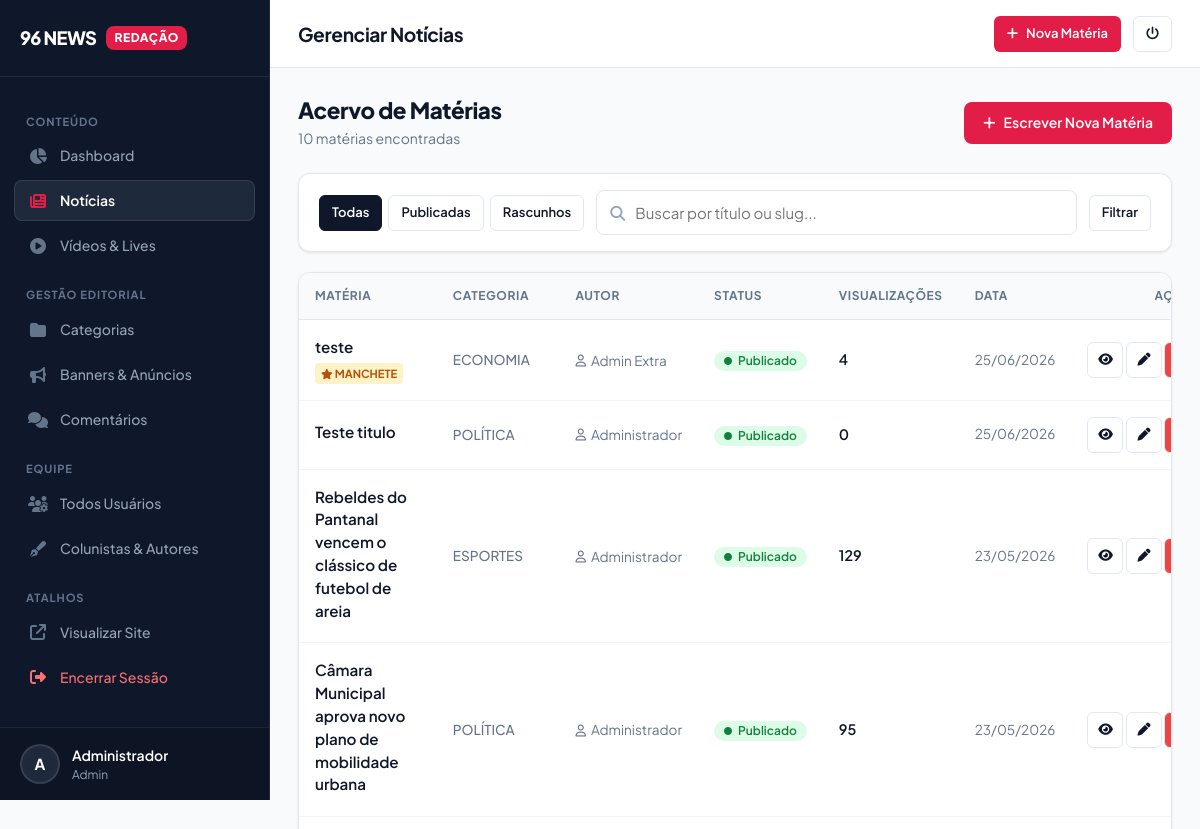
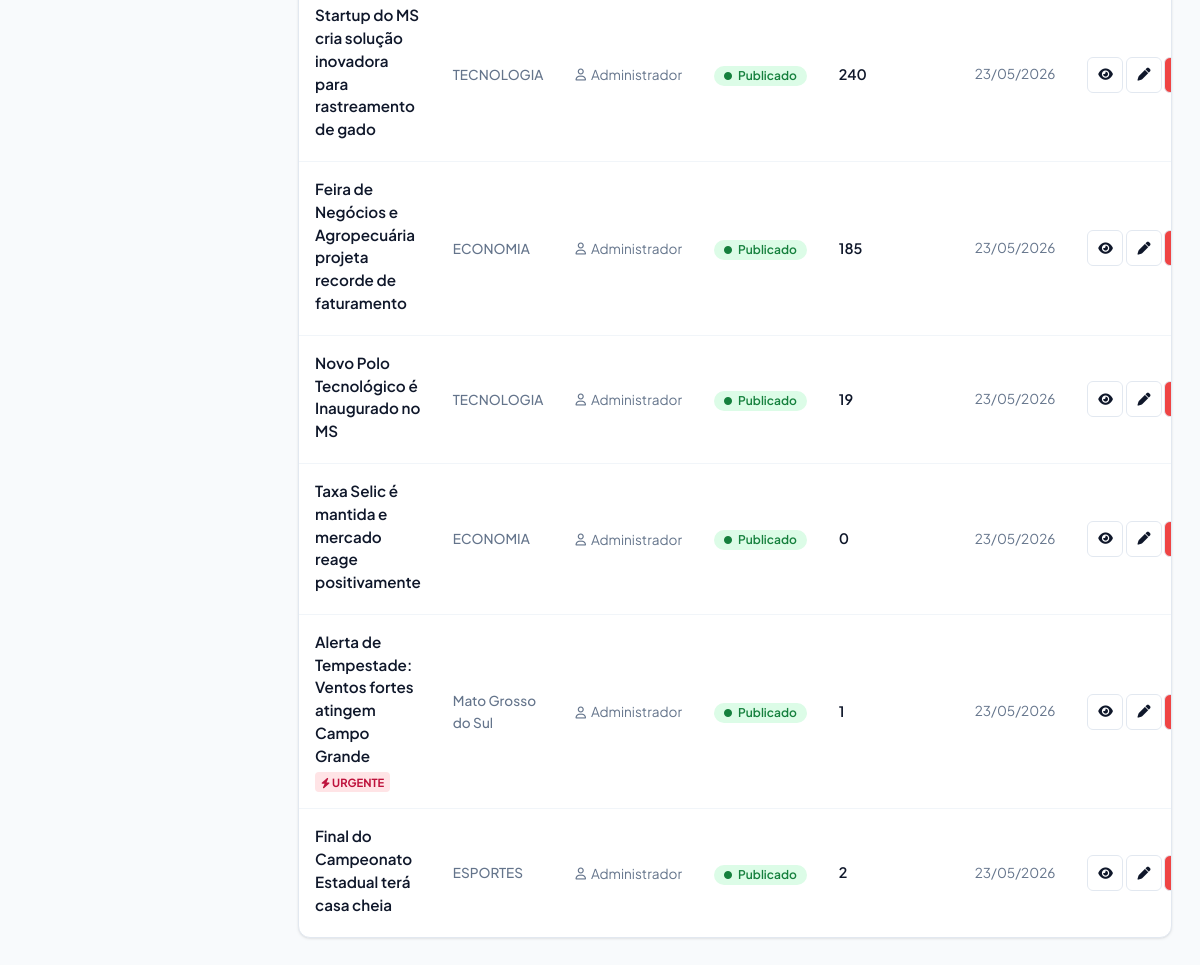
/admin/noticias.php (signed in), run on the app's committed database (2 pictures, top to bottom).
### tables this page shows
CREATE TABLE "noticias" (
            id INTEGER PRIMARY KEY AUTOINCREMENT,
            titulo TEXT NOT NULL,
            subtitulo TEXT DEFAULT NULL,
            slug TEXT NOT NULL UNIQUE,
            conteudo TEXT NOT NULL,
            imagem_destacada TEXT DEFAULT NULL,
            legenda_imagem TEXT DEFAULT NULL,
            autor_id INTEGER DEFAULT NULL,
            autor_nome TEXT DEFAULT NULL,
            categoria_id INTEGER NOT NULL,
            visualizacoes INTEGER DEFAULT 0,
            status TEXT DEFAULT 'rascunho',
            destaque INTEGER DEFAULT 0,
            urgente INTEGER DEFAULT 0,
            data_agendamento DATETIME DEFAULT NULL,
            views INTEGER DEFAULT 0,
            criado_em TIMESTAMP DEFAULT CURRENT_TIMESTAMP,
            atualizado_em TIMESTAMP DEFAULT CURRENT_TIMESTAMP,
            created_at DATETIME DEFAULT CURRENT_TIMESTAMP,
            updated_at DATETIME DEFAULT CURRENT_TIMESTAMP,
            FOREIGN KEY (autor_id) REFERENCES usuarios (id) ON DELETE SET NULL,
            FOREIGN KEY (categoria_id) REFERENCES categorias (id) ON DELETE CASCADE
        );

### includes/auth.php (called while the page is built, shortened)
<?php
function isAdmin() {
    return isset($_SESSION['user_tipo']) && $_SESSION['user_tipo'] === 'admin';
}

### includes/functions.php (called while the page is built, shortened)
<?php
function escape($string) {
    return htmlspecialchars($string, ENT_QUOTES, 'UTF-8');
}
function getCsrfToken() {
    return $_SESSION['csrf_token'];
}

### admin/noticias.php (the view, shortened to what this page needs)
<?php
require_once __DIR__ . '/../includes/functions.php';
require_once __DIR__ . '/../includes/auth.php';
$pdo = Database::getInstance();
$search = trim($_GET['q'] ?? '');
$statusFilter = $_GET['status'] ?? 'all';
$whereClauses = [];
$params = [];
$whereSql = !empty($whereClauses) ? "WHERE " . implode(' AND ', $whereClauses) : "";
$page = isset($_GET['p']) ? max(1, (int)$_GET['p']) : 1;
$limit = 15;
$offset = ($page - 1) * $limit;
$countStmt = $pdo->prepare("SELECT COUNT(*) FROM noticias n $whereSql");
$countStmt->execute($params);
$total = (int)$countStmt->fetchColumn();
$query = "SELECT n.id, n.titulo, n.slug, n.status, n.visualizacoes, n.criado_em, n.destaque, n.urgente,
                 COALESCE(c.nome, 'Sem Categoria') as categoria,
                 COALESCE(u.nome, n.autor_nome, 'Redação') as autor_nome
          FROM noticias n
          LEFT JOIN categorias c ON n.categoria_id = c.id
          LEFT JOIN usuarios u ON n.autor_id = u.id
          $whereSql
          ORDER BY n.criado_em DESC LIMIT $limit OFFSET $offset";
$stmt = $pdo->prepare($query);
$stmt->execute($params);
$noticias = $stmt->fetchAll(PDO::FETCH_ASSOC);
require_once __DIR__ . '/includes/header.php';
?>
<div style="display: flex; justify-content: space-between; align-items: center; margin-bottom: 24px; flex-wrap: wrap; gap: 16px;">
    <div>
        <h2 style="font-size: 1.4rem; font-weight: 800; margin: 0; color: var(--adm-text-main);">
            <?= isAdmin() ? 'Acervo de Matérias' : 'Minhas matérias' ?>
        </h2>
        <p style="margin: 4px 0 0 0; color: var(--adm-text-muted); font-size: 0.875rem;">
            <?= $total ?> <?= $total === 1 ? 'matéria encontrada' : 'matérias encontradas' ?>
        </p>
    </div>
    <a href="noticia_form.php" class="btn btn-accent">
        <i class="fas fa-plus"></i> Escrever Nova Matéria
    </a>
</div>
<div class="card" style="padding: 16px 20px; margin-bottom: 20px;">
    <form method="GET" action="noticias.php" class="filter-bar" style="margin: 0;">
        <div style="display: flex; gap: 6px; flex-wrap: wrap;">
            <a href="noticias.php?status=all<?= $search ? '&q=' . urlencode($search) : '' ?>"
               class="btn btn-sm <?= $statusFilter === 'all' ? 'btn-outline' : 'btn-outline' ?>"
               style="<?= $statusFilter === 'all' ? 'background: var(--adm-primary); color: white; border-color: var(--adm-primary);' : '' ?>">
               Todas
            </a>
            <a href="noticias.php?status=publicado<?= $search ? '&q=' . urlencode($search) : '' ?>"
               class="btn btn-sm btn-outline"
               style="<?= $statusFilter === 'publicado' ? 'background: #15803d; color: white; border-color: #15803d;' : '' ?>">
               Publicadas
            </a>
            <a href="noticias.php?status=rascunho<?= $search ? '&q=' . urlencode($search) : '' ?>"
               class="btn btn-sm btn-outline"
               style="<?= $statusFilter === 'rascunho' ? 'background: #b45309; color: white; border-color: #b45309;' : '' ?>">
               Rascunhos
            </a>
        </div>
        <div class="search-input-wrap">
            <i class="fas fa-search"></i>
            <input type="text" name="q" class="form-control" placeholder="Buscar por título ou slug..." value="<?= escape($search) ?>">
        </div>
        <button type="submit" class="btn btn-sm btn-outline">
            Filtrar
        </button>
    </form>
</div>
<div class="card" style="padding: 0; overflow: hidden;">
    <div class="table-responsive">
        <table>
            <thead>
                <tr>
                    <th style="width: 42%;">Matéria</th>
                    <th>Categoria</th>
                    <th>Autor</th>
                    <th>Status</th>
                    <th>Visualizações</th>
                    <th>Data</th>
                    <th style="text-align: right;">Ações</th>
                </tr>
            </thead>
            <tbody>
                <?php if (empty($noticias)): ?>
                <tr>
                    <td colspan="7" style="text-align: center; padding: 50px 20px; color: var(--adm-text-muted);">
                        <i class="fas fa-search" style="font-size: 2.2rem; display: block; margin-bottom: 12px; color: var(--adm-text-light);"></i>
                        Nenhuma matéria encontrada com os filtros selecionados.
                    </td>
                </tr>
                <?php else: ?>
                    <?php foreach ($noticias as $item): ?>
                    <tr>
                        <td>
                            <div style="font-weight: 600; font-size: 0.95rem; margin-bottom: 4px;">
                                <a href="noticia_form.php?id=<?= $item['id'] ?>" style="color: var(--adm-text-main);">
                                    <?= escape($item['titulo']) ?>
                                </a>
                            </div>
                            <div style="display: flex; gap: 6px; flex-wrap: wrap; align-items: center;">
                                <?php if ($item['destaque']): ?>
                                    <span style="font-size: 0.7rem; font-weight: 700; color: #b45309; background: #fef3c7; padding: 2px 6px; border-radius: 4px;">
                                        <i class="fas fa-star" style="font-size: 0.65rem;"></i> MANCHETE
                                    </span>
                                <?php endif; ?>
                                <?php if ($item['urgente']): ?>
                                    <span style="font-size: 0.7rem; font-weight: 700; color: #be123c; background: #ffe4e6; padding: 2px 6px; border-radius: 4px;">
                                        <i class="fas fa-bolt" style="font-size: 0.65rem;"></i> URGENTE
                                    </span>
                                <?php endif; ?>
                            </div>
                        </td>
                        <td>
                            <span style="font-size: 0.85rem; font-weight: 500; color: var(--adm-text-muted);">
                                <?= escape($item['categoria']) ?>
                            </span>
                        </td>
                        <td>
                            <span style="font-size: 0.85rem; color: var(--adm-text-muted); display: inline-flex; align-items: center; gap: 5px;">
                                <i class="far fa-user" style="font-size: 0.75rem;"></i> <?= escape($item['autor_nome']) ?>
                            </span>
                        </td>
                        <td>
                            <?php if ($item['status'] === 'publicado'): ?>
                                <span class="badge badge-success">
                                    <i class="fas fa-circle" style="font-size: 0.5rem;"></i> Publicado
                                </span>
                            <?php else: ?>
                                <span class="badge badge-warning">
                                    <i class="fas fa-circle" style="font-size: 0.5rem;"></i> Rascunho
                                </span>
                            <?php endif; ?>
                        </td>
                        <td style="font-weight: 600; color: var(--adm-text-main);">
                            <?= number_format($item['visualizacoes'] ?? 0, 0, ',', '.') ?>
                        </td>
                        <td style="font-size: 0.85rem; color: var(--adm-text-muted); white-space: nowrap;">
                            <?= date('d/m/Y', strtotime($item['criado_em'])) ?>
                        </td>
                        <td style="text-align: right; white-space: nowrap;">
                            <a href="<?= BASE_URL ?>/noticia/<?= escape($item['slug']) ?>" target="_blank" class="btn btn-sm btn-outline btn-icon" title="Ver no Portal">
                                <i class="fas fa-eye"></i>
                            </a>
                            <a href="noticia_form.php?id=<?= $item['id'] ?>" class="btn btn-sm btn-outline btn-icon" title="Editar">
                                <i class="fas fa-pen"></i>
                            </a>
                            <?php if (isAdmin()): ?><a href="noticias.php?delete=<?= $item['id'] ?>&token=<?= getCsrfToken() ?>" class="btn btn-sm btn-outline btn-icon btn-danger" onclick="return confirm('Tem certeza que deseja excluir esta matéria? Ela será removida permanentemente do portal.')" title="Excluir">
                            </a><?php endif; ?>
                        </td>
                    </tr>
                    <?php endforeach; ?>
                <?php endif; ?>
            </tbody>
        </table>
    </div>
</div>
<?php require_once __DIR__ . '/includes/footer.php'; ?>

### assets/css/admin.css (style rules this page uses)
:root { --adm-bg: #f8fafc; --adm-surface: #ffffff; --adm-sidebar: #0f172a; --adm-sidebar-surface: #1e293b; --adm-sidebar-text: #94a3b8; --adm-sidebar-active: #ffffff; --adm-primary: #0f172a; --adm-primary-hover: #1e293b; --adm-accent: #e11d48; --adm-accent-hover: #be123c; --adm-accent-subtle: #ffe4e6; --adm-text-main: #0f172a; --adm-text-body: #334155; --adm-text-muted: #64748b; --adm-text-light: #94a3b8; --adm-border: #e2e8f0; --adm-border-subtle: #f1f5f9; --adm-success-bg: #dcfce7; --adm-success-text: #15803d; --adm-warning-bg: #fef3c7; --adm-warning-text: #b45309; --adm-danger-bg: #fee2e2; --adm-danger-text: #b91c1c; --adm-info-bg: #e0f2fe; --adm-info-text: #0369a1; --adm-radius: 12px; --adm-radius-sm: 8px; --adm-radius-full: 9999px; --adm-shadow-sm: 0 1px 2px 0 rgba(0, 0, 0, 0.05); --adm-shadow: 0 1px 3px 0 rgba(0, 0, 0, 0.08), 0 1px 2px -1px rgba(0, 0, 0, 0.08); --adm-shadow-md: 0 4px 6px -1px rgba(0, 0, 0, 0.08), 0 2px 4px -2px rgba(0, 0, 0, 0.06); --adm-shadow-lg: 0 10px 15px -3px rgba(0, 0, 0, 0.08), 0 4px 6px -4px rgba(0, 0, 0, 0.04); }
*, *::before, *::after { box-sizing: border-box; }
body { margin: 0; padding: 0; font-family: 'Plus Jakarta Sans', -apple-system, BlinkMacSystemFont, "Segoe UI", Roboto, sans-serif; background-color: var(--adm-bg); color: var(--adm-text-body); font-size: 0.9375rem; line-height: 1.5; -webkit-font-smoothing: antialiased; -moz-osx-font-smoothing: grayscale; }
h1, h2, h3, h4, h5, h6 { font-family: 'Plus Jakarta Sans', -apple-system, BlinkMacSystemFont, sans-serif; color: var(--adm-text-main); font-weight: 700; line-height: 1.25; margin-top: 0; letter-spacing: -0.02em; text-transform: none; }
a { color: inherit; text-decoration: none; transition: color 0.15s ease; }
.card { background-color: var(--adm-surface); border-radius: var(--adm-radius); border: 1px solid var(--adm-border); box-shadow: var(--adm-shadow); padding: 24px; margin-bottom: 24px; }
.table-responsive { width: 100%; overflow-x: auto; -webkit-overflow-scrolling: touch; border-radius: var(--adm-radius-sm); }
table { width: 100%; border-collapse: separate; border-spacing: 0; text-align: left; }
table th { background-color: #f8fafc; color: var(--adm-text-muted); font-size: 0.75rem; font-weight: 700; text-transform: uppercase; letter-spacing: 0.05em; padding: 14px 16px; border-bottom: 1px solid var(--adm-border); white-space: nowrap; }
table th:first-child { border-top-left-radius: var(--adm-radius-sm); }
table th:last-child { border-top-right-radius: var(--adm-radius-sm); }
table td { padding: 16px; border-bottom: 1px solid var(--adm-border-subtle); font-size: 0.9rem; color: var(--adm-text-body); vertical-align: middle; }
table tr:last-child td { border-bottom: none; }
.badge { display: inline-flex; align-items: center; gap: 6px; padding: 4px 10px; border-radius: var(--adm-radius-full); font-size: 0.75rem; font-weight: 600; line-height: 1; letter-spacing: normal; text-transform: capitalize; }
.badge-success { background-color: var(--adm-success-bg); color: var(--adm-success-text); }
.btn { display: inline-flex; align-items: center; justify-content: center; gap: 8px; padding: 10px 18px; border-radius: var(--adm-radius-sm); font-family: inherit; font-size: 0.875rem; font-weight: 600; cursor: pointer; border: 1px solid transparent; background-color: var(--adm-primary); color: #ffffff; transition: all 0.15s ease; text-decoration: none; line-height: 1.4; white-space: nowrap; min-height: 42px; }
.btn-accent { background-color: var(--adm-accent); color: #ffffff; }
.btn-outline { background-color: transparent; border-color: var(--adm-border); color: var(--adm-text-main); }
.btn-sm { padding: 6px 12px; font-size: 0.8125rem; min-height: 36px; border-radius: 6px; }
.btn-icon { width: 36px; height: 36px; padding: 0; min-height: 36px; border-radius: 6px; }
.btn-danger { background-color: #ef4444; color: white; }
.form-control { width: 100%; padding: 12px 14px; border: 1px solid var(--adm-border); border-radius: var(--adm-radius-sm); background-color: #ffffff; color: var(--adm-text-main); font-family: inherit; font-size: 0.9375rem; transition: border-color 0.15s ease, box-shadow 0.15s ease; }
.filter-bar { display: flex; gap: 12px; align-items: center; flex-wrap: wrap; margin-bottom: 20px; }
.search-input-wrap { position: relative; flex: 1; min-width: 200px; }
.search-input-wrap i { position: absolute; left: 14px; top: 50%; transform: translateY(-50%); color: var(--adm-text-light); }
.search-input-wrap input { padding-left: 38px; }

### data on the page
noticias: titulo "teste", destaque 1 (drawn), categoria "ECONOMIA", autor_nome "Admin Extra", status "publicado" (drawn), visualizacoes "4", criado_em "25/06/2026"
noticias: titulo "Teste titulo", categoria "POLÍTICA", autor_nome "Administrador", status "publicado" (drawn), visualizacoes "0", criado_em "25/06/2026"
noticias: titulo "Rebeldes do Pantanal vencem o clássico de futebol de areia", categoria "ESPORTES", autor_nome "Administrador", status "publicado" (drawn), visualizacoes "129", criado_em "23/05/2026"
noticias: titulo "Câmara Municipal aprova novo plano de mobilidade urbana", categoria "POLÍTICA", autor_nome "Administrador", status "publicado" (drawn), visualizacoes "95", criado_em "23/05/2026"
noticias: titulo "Startup do MS cria solução inovadora para rastreamento de gado", categoria "TECNOLOGIA", autor_nome "Administrador", status "publicado" (drawn), visualizacoes "240", criado_em "23/05/2026"
noticias: titulo "Feira de Negócios e Agropecuária projeta recorde de faturamento", categoria "ECONOMIA", autor_nome "Administrador", status "publicado" (drawn), visualizacoes "185", criado_em "23/05/2026"
noticias: titulo "Novo Polo Tecnológico é Inaugurado no MS", categoria "TECNOLOGIA", autor_nome "Administrador", status "publicado" (drawn), visualizacoes "19", criado_em "23/05/2026"
noticias: titulo "Taxa Selic é mantida e mercado reage positivamente", categoria "ECONOMIA", autor_nome "Administrador", status "publicado" (drawn), visualizacoes "0", criado_em "23/05/2026"
noticias: titulo "Alerta de Tempestade: Ventos fortes atingem Campo Grande", urgente 1 (drawn), categoria "Mato Grosso do Sul", autor_nome "Administrador", status "publicado" (drawn), visualizacoes "1", criado_em "23/05/2026"
noticias: titulo "Final do Campeonato Estadual terá casa cheia", categoria "ESPORTES", autor_nome "Administrador", status "publicado" (drawn), visualizacoes "2", criado_em "23/05/2026"

### other printed values
$userInitial "A"
$userNome "Administrador"
$userTipo "Admin"
$page_title "Gerenciar Notícias"
$total "10"
